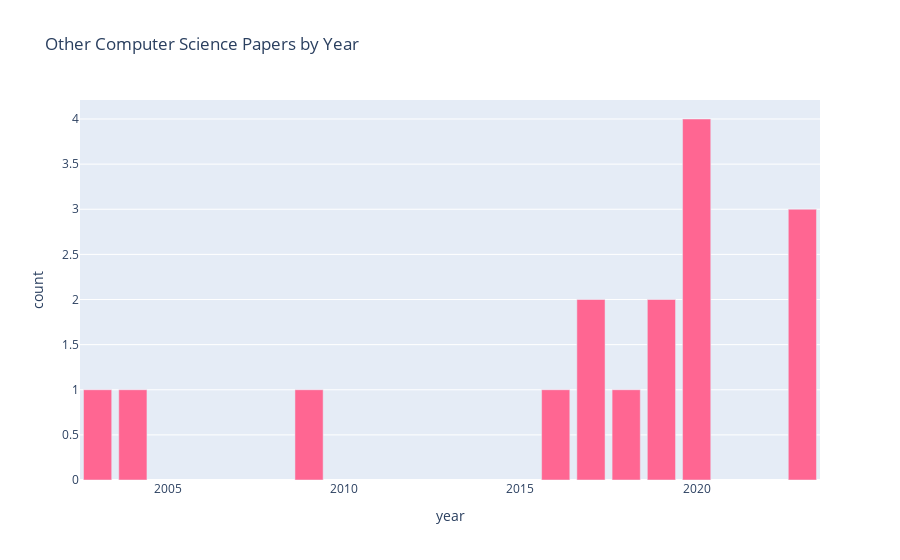

Write notebook code for a chart like this one.
### Code cell
top = 'Other Computer Science'
px.bar(cat_year_num.query("category == @top"), x = 'year', y = 'count', title= top + " Papers by Year", color_discrete_sequence=[color_dict[top]])

### Figure 1 — Plotly figure (JSON) as saved in the notebook; plotly's stock layout.template omitted (floating-point values rounded to 4 significant figures)
{"data": [{"hovertemplate": "year=%{x}<br>count=%{y}<extra></extra>", "legendgroup": "", "marker": {"color": "#FF6692", "pattern": {"shape": ""}}, "name": "", "orientation": "v", "showlegend": false, "textposition": "auto", "type": "bar", "x": [2003, 2004, 2009, 2016, 2017, 2018, 2019, 2020, 2023], "xaxis": "x", "y": [1, 1, 1, 1, 2, 1, 2, 4, 3], "yaxis": "y"}], "layout": {"barmode": "relative", "legend": {"tracegroupgap": 0}, "title": {"text": "Other Computer Science Papers by Year"}, "xaxis": {"anchor": "y", "domain": [0, 1], "title": {"text": "year"}}, "yaxis": {"anchor": "x", "domain": [0, 1], "title": {"text": "count"}}}}
